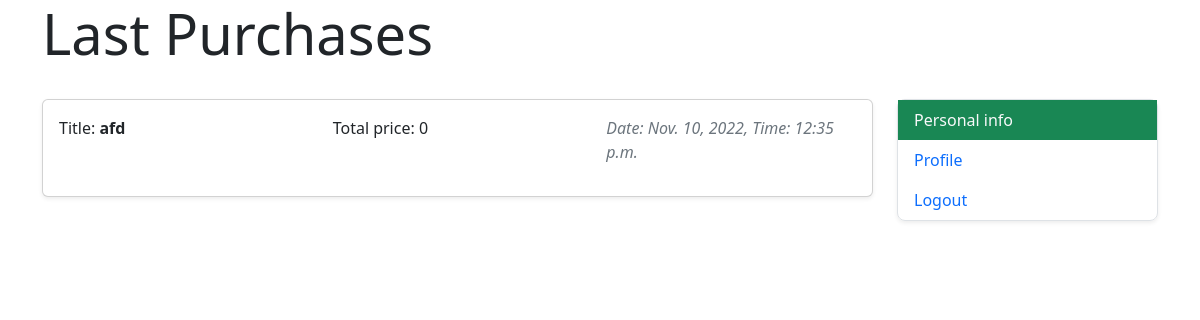
/room/purchase_list/9/, run on an earlier commit of the app's database.
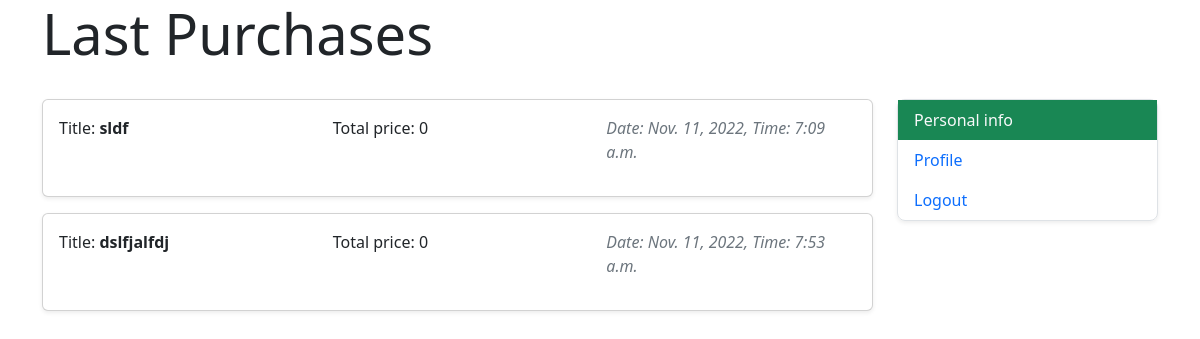
And on a later commit of the database.
### rooms/models.py (models this page shows, shortened)
class Purchase(models.Model):
    title = models.CharField(max_length=250, blank=True)
    created_at = models.DateTimeField(auto_now_add=True)
    purchaser = models.ForeignKey(get_user_model(), related_name='purchase', on_delete=models.CASCADE, blank=False)
    items = models.ManyToManyField(Item, related_name='cart')
    member = models.ManyToManyField(get_user_model(), related_name='shared_purchase', blank=True)
    is_payed = models.BooleanField(default=False)
    room = models.ForeignKey(Room, on_delete=models.CASCADE, related_name='purchases', null=True)

### rooms/views.py (the view)
# urls.py: path('purchase_list/<int:pk>/', views.purchase_list_view, name='purchase_list')
def purchase_list_view(request, pk):
    room = Room.objects.get(pk=pk)
    purchases = Purchase.objects.filter(room=room)
    purchase_sum = 0
    context = {
        'room_obj': room,
        'purchases': purchases,
        'sum': purchase_sum,
    }
    return render(request, 'rooms/purchase_list.html', context=context)

### rooms/templates/rooms/purchase_list.html (shortened to what this page needs)
{% extends '_base.html' %}
{% block page-content %}
    <div class="container">
<p class="display-4">Last Purchases</p>
        <div class="row">
            <div class="col-9">
                {% for purchase in purchases %}
                    <div class="card my-3 shadow-sm" data-bs-toggle="collapse" data-bs-target="#PurchaseDetail{{ forloop.counter }}"
                         aria-expanded="false" aria-controls="PurchaseDetail{{ forloop.counter }}">
                        <div class="card-body">
                            <div class="row">
                                <div class="col"><p class="text fw-normal" style="display: inline;">Title: </p><p class="text fw-semibold" style="display: inline;">{{ purchase.title }}</p></div>
                                <div class="col"><p class="text">Total price: {{ sum }}</p></div>
                                <div class="col"><p class="text-muted fst-italic fw-light">Date: {{ purchase.created_at.date }}, Time: {{ purchase.created_at.time }}</p></div>
                            </div>
                        </div>
                    </div>
                {% endfor %}
            </div>
            <div class="col-3">
                {% include 'rooms/right_panel.html' with room=room_obj %}
            </div>
        </div>
    </div>
{% endblock %}

What changed in the data, as far as the page shows it:
removed Purchase: title "afd", is_payed "0", created_at "Nov. 10, 2022", created_at.time "12:35 p.m."
added Purchase: title "sldf", is_payed "0", created_at "Nov. 11, 2022", created_at.time "7:09 a.m."
added Purchase: title "dslfjalfdj", is_payed "0", created_at "Nov. 11, 2022", created_at.time "7:53 a.m."
